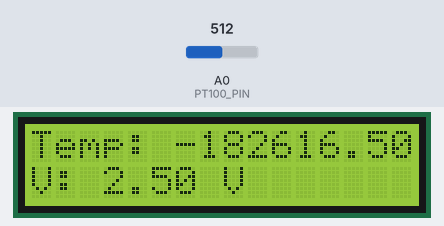
Simulated run of this sketch. Board: Arduino Uno, built with avr-gcc and run on an emulated ATmega328P. Shown: 16×2 character LCD. The test bench sets the inputs (shaded band); at power-on: A0 (PT100_PIN) = 512.

Above: at 3.2 s.
3.3 s: A0 (PT100_PIN) set to 716
At 5.2 s:
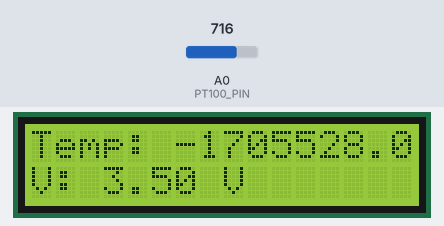
5.5 s: A0 (PT100_PIN) set to 900
At 6.4 s:
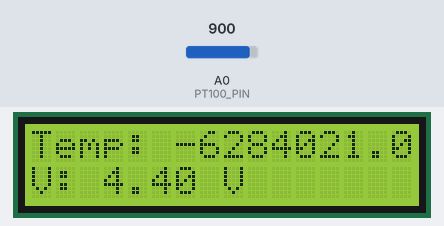
7.6 s: A0 (PT100_PIN) set to 1023
At 8.5 s:
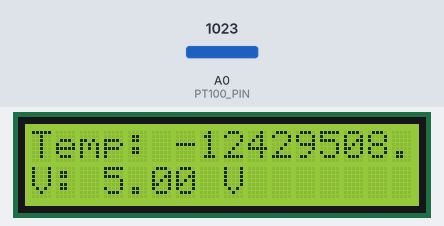
Timing chart, 0 to 10.6 s (numbered marks = the images above; inputs shaded):
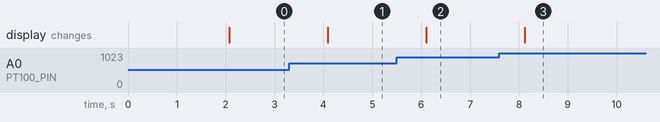

Measured:
- after the input at 3.3 s, the display: changes after 0.79 s (image 1)
- after the input at 5.5 s, the display: changes after 0.60 s (image 2)
- after the input at 7.6 s, the display: changes after 0.52 s (image 3)

The sketch:

ardunio.ino
```cpp
#include <LiquidCrystal.h>

// Initialize LCD with pin numbers: RS, E, D4, D5, D6, D7
LiquidCrystal lcd(12, 11, 5, 4, 3, 2);

// Coefficients for 4th-degree polynomial (Temperature model)
float a0 = -102666.907358;
float a1 = 3.565468e+05;
float a2 = -4.629939e+05;
float a3 = 2.665158e+05;
float a4 = -5.735873e+04;

// Pin definitions
const int PT100_PIN = A0;

// Constants for PT100 and voltage divider
const float VCC = 5.0; // Supply voltage

// Calibration parameters (adjust after calibration)
float offset = 0.0;
float sensitivity = 1.0;

void setup() {
  Serial.begin(9600);

  // Initialize LCD, 16 columns and 2 rows
  lcd.begin(16, 2);

  // Display startup message
  lcd.print("PT100 Temp");
  delay(2000);
  lcd.clear();

  analogReference(DEFAULT); // Use default 5V reference
}

void loop() {
  // Read analog value from voltage divider
  int adcValue = analogRead(PT100_PIN);

  // Convert ADC value to voltage
  float voltage = (adcValue * VCC) / 1023.0;

  // Biquadratic (4th-degree) temperature calculation
  float temperature = a0 + a1*voltage + a2*voltage*voltage + a3*voltage*voltage*voltage + a4*voltage*voltage*voltage*voltage;

  // Calibrate temperature
  temperature = (temperature * sensitivity) + offset;

  // Show temperature on LCD
  lcd.clear();
  lcd.setCursor(0, 0);
  lcd.print("Temp: ");
  lcd.print(temperature, 2);
  lcd.print(" C");

  lcd.setCursor(0, 1);
  lcd.print("V: ");
  lcd.print(voltage, 2);
  lcd.print(" V");

  delay(1000);
}
```
